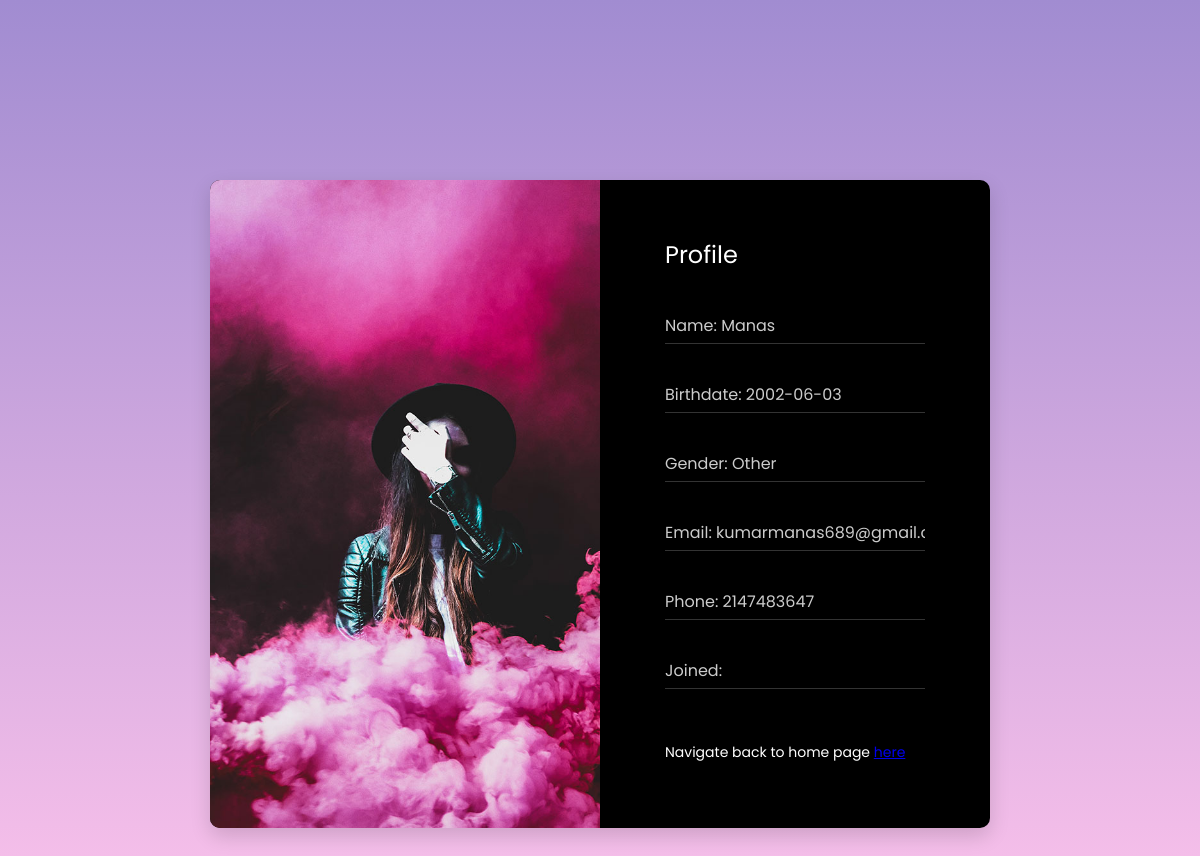
Page /fitness/RegistrationForm/profile.php (signed in) on the committed database.
### tables this page shows
CREATE TABLE `signup` (
  `SrNo` int(11) NOT NULL,
  `Name` text NOT NULL,
  `dob` date NOT NULL,
  `gender` text NOT NULL DEFAULT 'Male',
  `email` varchar(100) NOT NULL,
  `phone` int(11) NOT NULL,
  `password` varchar(100) NOT NULL
);

### fitness/RegistrationForm/profile.php (the view, shortened to what this page needs)
<?php
if ($_SESSION['login_status'] == false) {
    header("Location: ../index1.php");
} else {
?>
    <!DOCTYPE html>
    <html lang="en">
    <head>
        <link href="vendor/mdi-font/css/material-design-iconic-font.min.css" rel="stylesheet" media="all">
        <link href="vendor/font-awesome-4.7/css/font-awesome.min.css" rel="stylesheet" media="all">
        <link href="vendor/select2/select2.min.css" rel="stylesheet" media="all">
        <link href="vendor/datepicker/daterangepicker.css" rel="stylesheet" media="all">
        <link href="css/main.css" rel="stylesheet" media="all">
    </head>
    <body>
        <?php
        $servername = 'localhost';
        $username = 'root';
        $password = '';
        $dbname = "userinfo";
        $conn = mysqli_connect($servername, $username, $password, $dbname);
        $email = $_SESSION['email'];
        $result = mysqli_query($conn, "SELECT * FROM `signup` WHERE email = '$email'");
        while ($row = mysqli_fetch_array($result)) {
        ?>
            <div class="page-wrapper bg-gra-01 p-t-180 p-b-100 font-poppins">
                <div class="wrapper wrapper--w780">
                    <div class="card card-3">
                        <div class="card-heading"></div>
                        <div class="card-body">
                            <h2 class="title">Profile</h2>
                            <form method="POST">
                                <div class="input-group">
                                    <input class="input--style-3" type="text" placeholder="Name: <?php echo $row["Name"]; ?>" readonly="readonly">
                                </div>
                                <div class="input-group">
                                    <input class="input--style-3" type="text" placeholder="Birthdate: <?php echo $row["dob"]; ?>" readonly="readonly">
                                </div>
                                <div class="input-group">
                                    <input class="input--style-3" type="text" placeholder="Gender: <?php echo $row["gender"]; ?>" readonly="readonly">
                                </div>
                                <div class="input-group">
                                    <input class="input--style-3" type="text" placeholder="Email: <?php echo $row["email"]; ?>" readonly="readonly">
                                </div>
                                <div class="input-group">
                                    <input class="input--style-3" type="text" placeholder="Phone: <?php echo $row["phone"]; ?>" readonly="readonly">
                                </div>
                                <div class="input-group">
                                    <input class="input--style-3" type="text" placeholder="Joined: <?php echo $row["joindate"]; ?>" readonly="readonly">
                                </div>
                                <div class="b" style="color: white; padding-top: 20px">
                                    Navigate back to home page <a href="../index1.php">here</a>
                                </div>
                            </form>
                        </div>
                    </div>
                </div>
            </div>
        <?php
        }
        ?>
    </body>
    </html>
<?php
}
?>

### fitness/RegistrationForm/css/main.css (style rules this page uses)
.font-poppins { font-family: "Poppins", "Arial", "Helvetica Neue", sans-serif; }
html { -webkit-box-sizing: border-box; -moz-box-sizing: border-box; box-sizing: border-box; }
* { padding: 0; margin: 0; }
*, *:before, *:after { -webkit-box-sizing: inherit; -moz-box-sizing: inherit; box-sizing: inherit; }
body, h1, h2, h3, h4, h5, h6, blockquote, p, pre, dl, dd, ol, ul, figure, hr, fieldset, legend { margin: 0; padding: 0; }
.page-wrapper { min-height: 100vh; }
body { font-family: "Poppins", "Arial", "Helvetica Neue", sans-serif; font-weight: 400; font-size: 14px; }
h1, h2, h3, h4, h5, h6 { font-weight: 400; }
h2 { font-size: 30px; }
.bg-gra-01 { background: -webkit-gradient(linear, left bottom, left top, from(#fbc2eb), to(#a18cd1)); background: -webkit-linear-gradient(bottom, #fbc2eb 0%, #a18cd1 100%); background: -moz-linear-gradient(bottom, #fbc2eb 0%, #a18cd1 100%); background: -o-linear-gradient(bottom, #fbc2eb 0%, #a18cd1 100%); background: linear-gradient(to top, #fbc2eb 0%, #a18cd1 100%); }
.p-t-180 { padding-top: 180px; }
.p-b-100 { padding-bottom: 100px; }
.wrapper { margin: 0 auto; }
.wrapper--w780 { max-width: 780px; }
input { outline: none; margin: 0; border: none; -webkit-box-shadow: none; -moz-box-shadow: none; box-shadow: none; width: 100%; font-size: 14px; font-family: inherit; }
.input-group { position: relative; margin-bottom: 33px; border-bottom: 1px solid rgba(255, 255, 255, 0.2); }
.input--style-3 { padding: 5px 0; font-size: 16px; color: #ccc; background: transparent; }
.title { font-size: 24px; color: #fff; font-weight: 400; margin-bottom: 36px; }
.card { overflow: hidden; -webkit-border-radius: 3px; -moz-border-radius: 3px; border-radius: 3px; background: #fff; }
.card-3 { background: #000; -webkit-border-radius: 10px; -moz-border-radius: 10px; border-radius: 10px; -webkit-box-shadow: 0px 8px 20px 0px rgba(0, 0, 0, 0.15); -moz-box-shadow: 0px 8px 20px 0px rgba(0, 0, 0, 0.15); box-shadow: 0px 8px 20px 0px rgba(0, 0, 0, 0.15); width: 100%; display: table; }
.card-3 .card-heading { background: url("../images/bg-heading-03.jpg") top left/cover no-repeat; display: table-cell; width: 50%; }
.card-3 .card-body { padding: 57px 65px; padding-bottom: 65px; display: table-cell; }

### rows in the picture
signup: Name "Name: Manas", dob "Birthdate: 2002-06-03", gender "Gender: Other", email "Email: kumarmanas689@gmail.com", phone "Phone: 2147483647"
